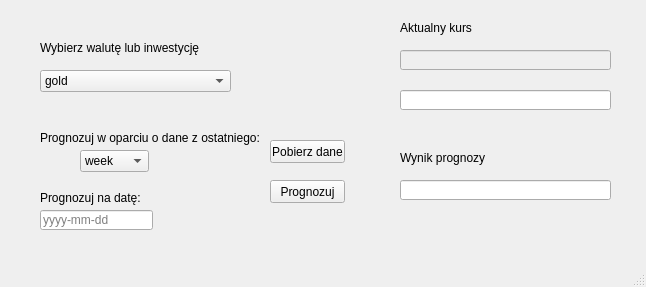
<?xml version="1.0" encoding="UTF-8"?>
<ui version="4.0">
 <class>MainWindow</class>
 <widget class="QMainWindow" name="MainWindow">
  <property name="geometry">
   <rect>
    <x>0</x>
    <y>0</y>
    <width>646</width>
    <height>287</height>
   </rect>
  </property>
  <property name="windowTitle">
   <string>MainWindow</string>
  </property>
  <widget class="QWidget" name="centralwidget">
   <widget class="QComboBox" name="comboBox">
    <property name="geometry">
     <rect>
      <x>40</x>
      <y>70</y>
      <width>191</width>
      <height>22</height>
     </rect>
    </property>
    <item>
     <property name="text">
      <string>gold</string>
     </property>
    </item>
    <item>
     <property name="text">
      <string>EUR</string>
     </property>
    </item>
    <item>
     <property name="text">
      <string>USD</string>
     </property>
    </item>
    <item>
     <property name="text">
      <string>GBP</string>
     </property>
    </item>
   </widget>
   <widget class="QLineEdit" name="lineEdit">
    <property name="enabled">
     <bool>false</bool>
    </property>
    <property name="geometry">
     <rect>
      <x>400</x>
      <y>50</y>
      <width>211</width>
      <height>20</height>
     </rect>
    </property>
   </widget>
   <widget class="QLabel" name="label">
    <property name="geometry">
     <rect>
      <x>40</x>
      <y>40</y>
      <width>171</width>
      <height>16</height>
     </rect>
    </property>
    <property name="text">
     <string>Wybierz walutę lub inwestycję</string>
    </property>
   </widget>
   <widget class="QLabel" name="label_2">
    <property name="geometry">
     <rect>
      <x>400</x>
      <y>20</y>
      <width>81</width>
      <height>16</height>
     </rect>
    </property>
    <property name="text">
     <string>Aktualny kurs</string>
    </property>
   </widget>
   <widget class="QPushButton" name="pushButton">
    <property name="geometry">
     <rect>
      <x>270</x>
      <y>180</y>
      <width>75</width>
      <height>23</height>
     </rect>
    </property>
    <property name="text">
     <string>Prognozuj</string>
    </property>
   </widget>
   <widget class="QLineEdit" name="lineEdit_2">
    <property name="geometry">
     <rect>
      <x>400</x>
      <y>180</y>
      <width>211</width>
      <height>20</height>
     </rect>
    </property>
   </widget>
   <widget class="QLabel" name="label_3">
    <property name="geometry">
     <rect>
      <x>400</x>
      <y>150</y>
      <width>91</width>
      <height>16</height>
     </rect>
    </property>
    <property name="text">
     <string>Wynik prognozy</string>
    </property>
   </widget>
   <widget class="QLabel" name="label_4">
    <property name="geometry">
     <rect>
      <x>40</x>
      <y>130</y>
      <width>231</width>
      <height>16</height>
     </rect>
    </property>
    <property name="text">
     <string>Prognozuj w oparciu o dane z ostatniego:</string>
    </property>
   </widget>
   <widget class="QPushButton" name="pushButton_2">
    <property name="geometry">
     <rect>
      <x>270</x>
      <y>140</y>
      <width>75</width>
      <height>23</height>
     </rect>
    </property>
    <property name="text">
     <string>Pobierz dane</string>
    </property>
   </widget>
   <widget class="QLineEdit" name="lineEdit_3">
    <property name="geometry">
     <rect>
      <x>400</x>
      <y>90</y>
      <width>211</width>
      <height>20</height>
     </rect>
    </property>
    <property name="readOnly">
     <bool>true</bool>
    </property>
   </widget>
   <widget class="QComboBox" name="comboBox_2">
    <property name="geometry">
     <rect>
      <x>80</x>
      <y>150</y>
      <width>69</width>
      <height>22</height>
     </rect>
    </property>
    <item>
     <property name="text">
      <string>week</string>
     </property>
    </item>
    <item>
     <property name="text">
      <string>month</string>
     </property>
    </item>
    <item>
     <property name="text">
      <string>year</string>
     </property>
    </item>
   </widget>
   <widget class="QLineEdit" name="lineEdit_4">
    <property name="geometry">
     <rect>
      <x>40</x>
      <y>210</y>
      <width>113</width>
      <height>20</height>
     </rect>
    </property>
    <property name="placeholderText">
     <string>yyyy-mm-dd</string>
    </property>
   </widget>
   <widget class="QLabel" name="label_5">
    <property name="geometry">
     <rect>
      <x>40</x>
      <y>190</y>
      <width>131</width>
      <height>16</height>
     </rect>
    </property>
    <property name="text">
     <string>Prognozuj na datę: </string>
    </property>
   </widget>
  </widget>
  <widget class="QMenuBar" name="menubar">
   <property name="geometry">
    <rect>
     <x>0</x>
     <y>0</y>
     <width>646</width>
     <height>21</height>
    </rect>
   </property>
  </widget>
  <widget class="QStatusBar" name="statusbar"/>
 </widget>
 <resources/>
 <connections/>
</ui>
